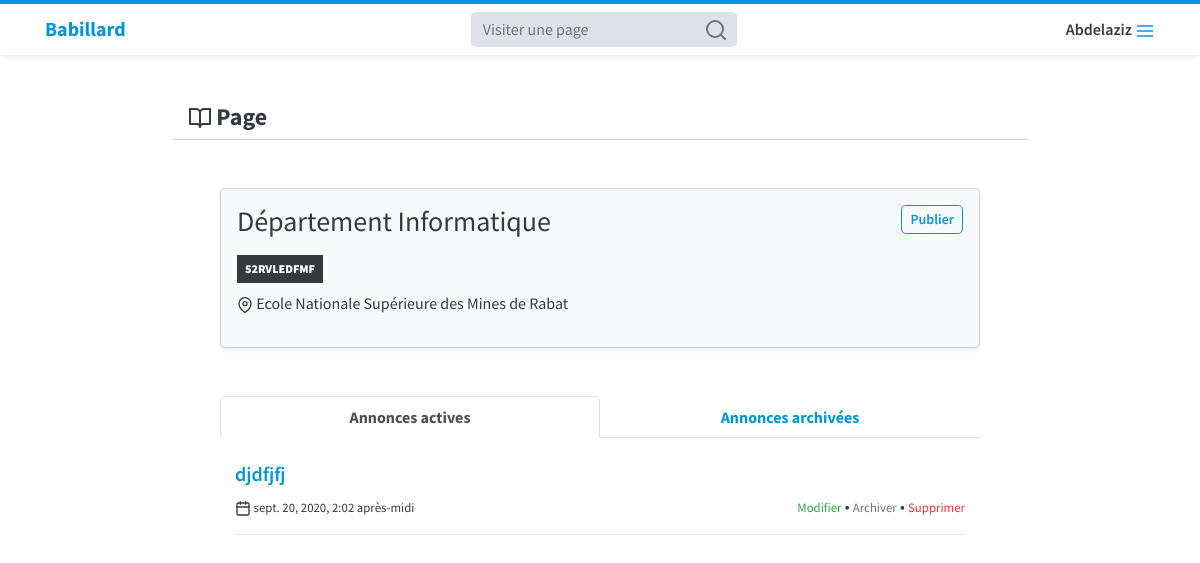
/page/8/ (signed in), run on the app's committed database.
### pages/models.py (models this page shows, shortened)
class Page(models.Model):
	name = models.CharField(max_length=150, verbose_name='Nom de la page')
	user = models.ForeignKey(User, on_delete=models.CASCADE)
	organisme = models.CharField(max_length=150, verbose_name="Nom de l'organisme (facultatif)", blank=True)
	code = models.CharField(max_length=10, default='0000000000')
	private = models.BooleanField(default=False, verbose_name="Page privé", help_text="Seuls les utilisateurs autorisés peuvent visiter la page et voir ses annonces")
	members = models.ManyToManyField(User, related_name='members', blank=True)
	abonn = models.ManyToManyField(User, related_name='abonn', blank=True)
	login_req = models.BooleanField(default=False, verbose_name="Authentification requise", help_text="Cochez cette case si les utilisateurs annonymes ne sont pas autorisés à visiter la page et voir ses annonces")

class Annonce(models.Model):
	title = models.CharField(max_length=255, verbose_name="Titre de l'annonce")
	content = models.TextField(verbose_name="Contenu")
	page = models.ForeignKey(Page, on_delete=models.CASCADE)
	date_posted = models.DateTimeField(auto_now_add=True)
	date_archive = models.DateTimeField(blank = True , null = True , verbose_name = "Date d'archivage (facultative)", help_text="Une annonce archivée ne sera plus visible que pour vous (dans l'archive de la page)")
	archive = models.BooleanField(default = False)

### pages/views.py (the view)
# urls.py: path('page/<int:page_id>/', pages_views.page, name='page'),
def page(request, page_id):
	page = Page.objects.get(id=page_id)
	if page.login_req and not request.user.is_authenticated:
		return redirect('login')
	if page.private and request.user not in page.members.all():
		raise PermissionDenied
	if page.user == request.user:
		template = "page_back.html"
	else:
		template = "page_front.html"
	return render(request, template, {'page': page})

### users/forms.py
class UpdateForm(forms.ModelForm):
	class Meta:
		model = User
		fields = ['username', 'first_name', 'last_name', 'email']

### users/views.py (called while the page is built)
def update_form(request):
	if request.user.is_authenticated:
		instance = request.user
		up_form = UpdateForm(instance = instance)
	else:
		up_form = UpdateForm()
	return {'up_form': up_form}

### templates/page_back.html (shortened to what this page needs)
{% extends 'home.html' %}
{% block main %}
	    <div class="row justify-content-center mt-5">
	      <div class="col-md-9 border-bottom">
	        <h4><strong> Page</strong></h4>
	      </div>
	    </div>
	    <div class="row justify-content-center py-5">
	    <div class="col-md-8 bg-light shadow-sm rounded p-3 border">
	    <div class="row">
	    <div class="col-md-9">
	      <p class="m-0"><h3 class="d-inline">{{page.name}}</h3>
	      </p>
	      <h3 class="badge badge-dark p-2 rounded-0"><strong>{{page.code}}</strong></h3>
	      {% if page.organisme %}
	      <p> {{page.organisme}}</p>
	      {% endif %}
	      </div>
	      <div class="col-md-3 text-right">
	      	{% if user.is_authenticated %}
	      	<a href="{% url 'create-annonce' page.id %}" class="btn btn-sm btn-outline-primary rounded">Publier</a>
	      	{% endif %}
	      </div>
	      </div>
	    </div>
		</div>
		<div class="row justify-content-center pb-5">
			<div class="col-md-8">
			<ul class="row nav nav-tabs" id="annonces" role="tablist">
			  <li class="col-6 px-0 nav-item text-center">
			    <a class="nav-link active" id="annonces-actives-tab" data-toggle="tab" href="#annonces-actives" role="tab" aria-controls="annonces-actives" aria-selected="true"><strong>Annonces actives</strong></a>
			  </li>
			  <li class="col-6 px-0 nav-item text-center">
			    <a class="nav-link" id="annonces-archives-tab" data-toggle="tab" href="#annonces-archives" role="tab" aria-controls="annonces-archives" aria-selected="false"><strong>Annonces archivées</strong></a>
			  </li>
			</ul>
			<div class="tab-content" id="myTabContent">
			  <div class="tab-pane pt-4 fade show active" id="annonces-actives" role="tabpanel" aria-labelledby="annonces-actives-tab">
			  	{% for ann in page.annonce_set.all %}
			  	{% if not ann.archive %}
			  	<a href="{% url 'annonce' ann.id %}"><h5 class="font-weight-bold">{{ann.title}}</h5></a>
			  	<p><small> {{ann.date_posted}}</small>
			  	<span class="float-right"><a href="{% url 'update-annonce' ann.id %}" class="text-success"><small>Modifier</small></a> • <a href="{% url 'archive-annonce' ann.id %}" class="text-muted"><small>Archiver</small></a> • <a type="button" data-toggle="modal" data-target="#delete-annonce-{{ann.id}}" class="text-danger"><small>Supprimer</small></a></span>
			  	</p>
			  	<hr>
			  	{% endif %}
			  	{% endfor %}
			  </div>
			</div>
			</div>
		</div>
{% endblock main %}

### templates/home.html (shortened to what this page needs)
{% extends 'base.html' %}
{% load static %}
{% load crispy_forms_tags %}
{% block content %}
    <nav class="navbar navbar-light bg-white navbar-border sticky-top shadow-sm">
    <div class="container">
      <a class="navbar-brand text-primary" href="{% url 'home' %}"><strong>Babillard</strong></a>
      <form method="GET" action="{% url 'search' %}" class="order-2 order-md-1 mt-2 mt-md-0">
        <div class="input-group bg-secondary rounded">
          <input class="form-control border-0 bg-secondary" placeholder="Visiter une page" name="search" type="search" required>
          <span class="input-group-append">
            <button class="btn btn-secondary rounded-right py-0 px-2" type="submit">
              <svg xmlns="http://www.w3.org/2000/svg" width="24" height="24" viewBox="0 0 24 24" fill="none" stroke="currentColor" stroke-width="2" stroke-linecap="round" stroke-linejoin="round" class="text-muted"><circle cx="11" cy="11" r="8"></circle><line x1="21" y1="21" x2="16.65" y2="16.65"></line></svg>
            </button>
          </span>
        </div>
      </form>
      {% if user.is_authenticated %}
      	<div class="dropleft order-1 order-md-2">
      	  <a class="text-dark" type="button" id="dropdownMenuButton" data-toggle="dropdown" aria-haspopup="true" aria-expanded="false">
      	  	<span class="font-weight-bold">{{user.first_name}}</span>
      	  </a>
      	</div>
      {% else %}
      <a href="{% url 'login' %}" class="btn btn-primary rounded-pill order-1 order-md-2">Connexion</a>
      {% endif %}
    </div>
    </nav>
    <div class="container">
      {% block main %}{% endblock main %}
    </div>
{% endblock content %}

### templates/base.html (style rules this page uses)
.navbar-border { border-top: 4px solid #0096D6; }

### data on the page
Page: name "Département Informatique", code "52RVLEDFMF", organisme "Ecole Nationale Supérieure des Mines de Rabat"
Annonce: title "djdfjfj", date_posted "sept. 20, 2020, 2:02 après-midi"

### other printed values
{{ user.first_name }} "Abdelaziz"
